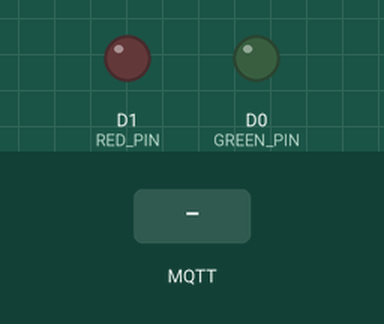
This program was run on a simulated ESP8266 (Wemos D1 mini). On the bench: output pins drawn as LEDs (lit = HIGH). The test bench sets the inputs (shaded band). WiFi joins after 1.5 s; servers stay silent unless stated; no MQTT or app messages arrive unless stated; what the program prints to the serial monitor is not drawn.

Above: at 2.7 s.
2.8 s: MQTT message "1" arrives on the first subscribed topic
At 3.6 s:
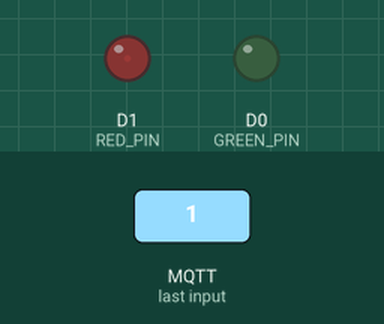
4.3 s: MQTT message "on" arrives on the first subscribed topic
At 4.7 s:
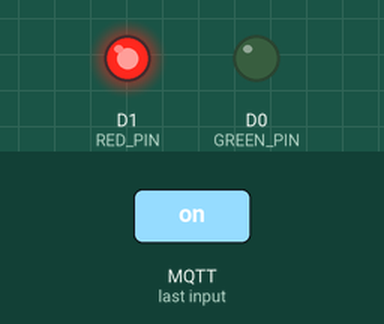
5.8 s: MQTT message "1" arrives on the second subscribed topic
At 7.0 s:
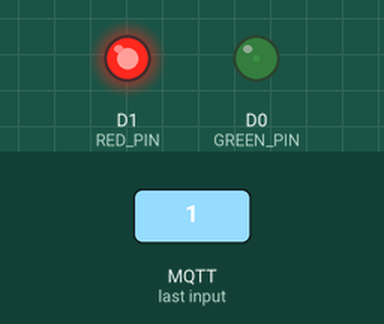
7.3 s: MQTT message "0" arrives on the first subscribed topic
At 8.2 s:
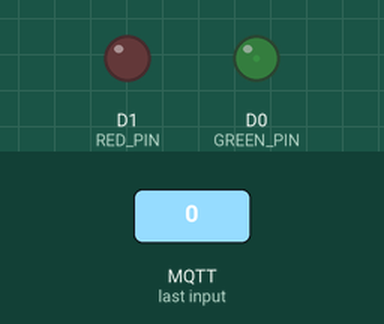
8.8 s: MQTT message "2" arrives on the first subscribed topic
At 9.4 s:
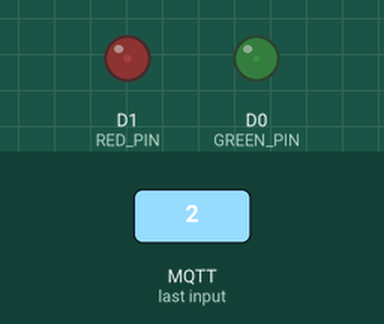
10.3 s: MQTT message "on" arrives on the second subscribed topic
At 11.7 s:
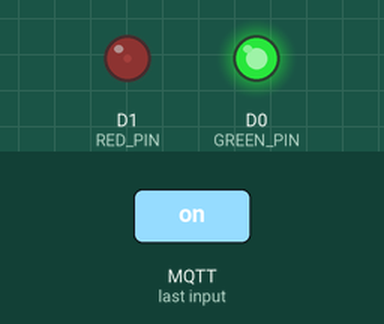
Timing chart, 0 to 12.8 s (numbered marks = the images above; inputs shaded):
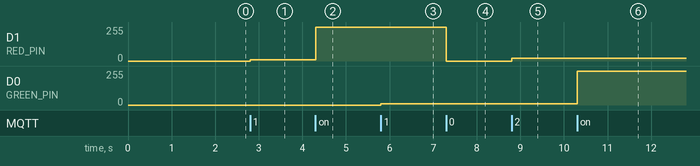

Measured:
- after the input at 2.8 s, D1 (RED_PIN): 0/255 → 10/255 at once
- after the input at 4.3 s, D1 (RED_PIN): 10/255 → 255/255 at once
- after the input at 5.8 s, D0 (GREEN_PIN): 0/255 → 10/255 at once
- after the input at 7.3 s, D1 (RED_PIN): 255/255 → 0/255 at once
- after the input at 8.8 s, D1 (RED_PIN): 0/255 → 20/255 at once
- after the input at 10.3 s, D0 (GREEN_PIN): 10/255 → 255/255 at once

The program:

main.cpp
```cpp
// (licence header left out)
#include <Arduino.h>

#include <ESP8266WiFi.h>
#include <ArduinoOTA.h>
#include <PubSubClient.h>

#define VERSION "0.1"

#define GREEN_PIN D0
#define RED_PIN   D1
#define BLUE_PIN  D2

#define WIFI_SSID ""
#define WIFI_PASSWORD ""

#define OTA_HOSTNAME "MEDIALIGHT"
#define OTA_PASSWORD "PASSWORD"

// MQTT server
#define MQTT_SERVER ""
#define MQTT_PORT   1883


#define MQTT_ROOT   "Home/"
#define MQTT_DEVICE "MediaLight/"
#define MQTT_WILL_TOPIC MQTT_ROOT MQTT_DEVICE "LWT"
#define MQTT_WILL_RETAIN true
#define MQTT_WILL_QOS 0
#define MQTT_WILL_MESSAGE "Offline"
#define MQTT_GATEWAY_ANNOUNCEMENT "Online"
#define MQTT_VERSION_TOPIC MQTT_ROOT MQTT_DEVICE "version"

#define RED_TOPIC MQTT_ROOT MQTT_DEVICE "RED"
#define GREEN_TOPIC MQTT_ROOT MQTT_DEVICE "GREEN"
#define BLUE_TOPIC MQTT_ROOT MQTT_DEVICE "BLUE"

WiFiClient eClient;
PubSubClient client(MQTT_SERVER, MQTT_PORT, NULL, eClient);

void setupWifi(){
  WiFi.begin(WIFI_SSID, WIFI_PASSWORD);
  while (WiFi.status() != WL_CONNECTED) {
    delay(500);
  }
}

void setup_OTA() {
  ArduinoOTA.setPort(8266);
  ArduinoOTA.setHostname(OTA_HOSTNAME);
  ArduinoOTA.setPassword(OTA_PASSWORD);
  ArduinoOTA.onStart([]() { Serial.println("Start"); });
  ArduinoOTA.onEnd([]() { Serial.println("End");});
  ArduinoOTA.onProgress([](unsigned int progress, unsigned int total) {
#ifdef DEBUG
      Serial.printf("Progress: %u%%\r", (progress / (total / 100)));
#endif
    });
#ifdef DEBUG
  ArduinoOTA.onError([](ota_error_t error) {
      Serial.printf("Error[%u]: ", error);
      if (error == OTA_AUTH_ERROR) Serial.println(F("Auth Failed"));
      else if (error == OTA_BEGIN_ERROR) Serial.println(F("Begin Failed"));
      else if (error == OTA_CONNECT_ERROR) Serial.println(F("Connect Failed"));
      else if (error == OTA_RECEIVE_ERROR) Serial.println(F("Receive Failed"));
      else if (error == OTA_END_ERROR) Serial.println(F("End Failed"));
    });
#endif
  ArduinoOTA.begin();
}

boolean reconnect_mqtt() {
  // Loop until we're reconnected
  while (!client.connected()) {
    if (client.connect(MQTT_DEVICE, MQTT_WILL_TOPIC, MQTT_WILL_QOS, MQTT_WILL_RETAIN, MQTT_WILL_MESSAGE)) {
#ifdef DEBUG
	Serial.println("Connected to broker ");
#endif
	client.publish(MQTT_WILL_TOPIC, MQTT_GATEWAY_ANNOUNCEMENT, MQTT_WILL_RETAIN);
	client.publish(MQTT_VERSION_TOPIC, VERSION, MQTT_WILL_RETAIN);
      } else {
#ifdef DEBUG
	Serial.println("failed, rc=" + String(client.state()));
	Serial.println("try again in 5s");
#endif

    //  Wait 5 seconds before retrying
	  delay(5000);
    }
  }

  // subscribe to the topics we're interested in
  client.subscribe(RED_TOPIC);
  client.subscribe(GREEN_TOPIC);
  client.subscribe(BLUE_TOPIC);

#ifdef DEBUG
  Serial.print("Subscribed to "); Serial.println( RED_TOPIC);
  Serial.print("Subscribed to "); Serial.println( GREEN_TOPIC);
  Serial.print("Subscribed to "); Serial.println( BLUE_TOPIC);
#endif
  return client.connected();
}

void callback(char* topic, byte* payload, unsigned int length) {
#ifdef DEBUG
  Serial.print("Message arrived [");
  Serial.print(topic);
  Serial.print("] ");
#endif
  long value=0;
  for (unsigned int i=0;i<length;i++) {
#ifdef DEBUG
    Serial.print((char)payload[i]);
#endif
    value = value * 10;
    value = value + ((char)payload[i] - (char)'0');
  }

  // we expect values ranging 0..100; schale to ESP8266 default range (10 bit, 0..1023)
  value = value * 1023 / 100;

  if (strcmp(topic, RED_TOPIC) == 0){
    analogWrite(RED_PIN, value);
  } else if (strcmp(topic, GREEN_TOPIC) == 0) {
    analogWrite(GREEN_PIN, value);
  } else if (strcmp(topic, BLUE_TOPIC) == 0) {
    analogWrite(BLUE_PIN, value);
  }
}

void setup() {
  // put your setup code here, to run once:
#ifdef DEBUG
  Serial.begin(9600);
#endif
  setupWifi();
  setup_OTA();

  reconnect_mqtt();
  client.setCallback(callback);

  Serial.println("Setup complete");
}

void loop() {
   if (!client.connected()) {
    reconnect_mqtt() ;
  }
  client.loop();         // MQTT
  ArduinoOTA.handle();   // OTA
}
```
